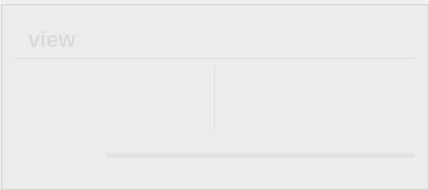
          <widget class="QGroupBox" name="groupBox_201">
           <property name="styleSheet">
            <string notr="true">#groupBox_201{
background-color: rgba(95, 95, 95, 200);
border: 0px solid #42adff;
border-left: 1px solid rgba(200, 200, 200,100);
border-right: 0px solid rgba(29, 83, 185, 255);
border-radius:0px;}</string>
           </property>
           <property name="title">
            <string/>
           </property>
           <layout class="QVBoxLayout" name="verticalLayout_4">
            <item>
             <widget class="QGroupBox" name="groupBox_3">
              <property name="minimumSize">
               <size>
                <width>0</width>
                <height>42</height>
               </size>
              </property>
              <property name="maximumSize">
               <size>
                <width>16777215</width>
                <height>42</height>
               </size>
              </property>
              <property name="styleSheet">
               <string notr="true">#groupBox_3{
border: 0px solid #42adff;
border-bottom: 1px solid rgba(200, 200, 200,100);
border-radius:0px;}</string>
              </property>
              <property name="title">
               <string/>
              </property>
              <layout class="QHBoxLayout" name="horizontalLayout_6">
               <property name="leftMargin">
                <number>11</number>
               </property>
               <property name="topMargin">
                <number>0</number>
               </property>
               <property name="rightMargin">
                <number>11</number>
               </property>
               <property name="bottomMargin">
                <number>0</number>
               </property>
               <item>
                <widget class="QLabel" name="label_6">
                 <property name="minimumSize">
                  <size>
                   <width>0</width>
                   <height>0</height>
                  </size>
                 </property>
                 <property name="maximumSize">
                  <size>
                   <width>16777215</width>
                   <height>40</height>
                  </size>
                 </property>
                 <property name="styleSheet">
                  <string notr="true">QLabel
{
	font-size: 22px;
	font-family: &quot;Microsoft YaHei&quot;;
	font-weight: bold;
 		border-radius:9px;
		background:rgba(66, 195, 255, 0);
color: rgb(218, 218, 218);
}
</string>
                 </property>
                 <property name="text">
                  <string>view</string>
                 </property>
                </widget>
               </item>
               <item>
                <spacer name="horizontalSpacer_14">
                 <property name="orientation">
                  <enum>Qt::Horizontal</enum>
                 </property>
                 <property name="sizeHint" stdset="0">
                  <size>
                   <width>40</width>
                   <height>20</height>
                  </size>
                 </property>
                </spacer>
               </item>
               <item>
                <widget class="QLabel" name="fps_label">
                 <property name="minimumSize">
                  <size>
                   <width>100</width>
                   <height>40</height>
                  </size>
                 </property>
                 <property name="maximumSize">
                  <size>
                   <width>100</width>
                   <height>40</height>
                  </size>
                 </property>
                 <property name="styleSheet">
                  <string notr="true">QLabel
{
	font-size: 20px;
	font-family: &quot;Microsoft YaHei&quot;;
	font-weight: bold;
 		border-radius:9px;
		background:rgba(66, 195, 255, 0);
color: rgb(218, 218, 218);
}
</string>
                 </property>
                 <property name="text">
                  <string/>
                 </property>
                 <property name="alignment">
                  <set>Qt::AlignCenter</set>
                 </property>
                </widget>
               </item>
              </layout>
             </widget>
            </item>
            <item>
             <widget class="QSplitter" name="splitter">
              <property name="enabled">
               <bool>true</bool>
              </property>
              <property name="sizePolicy">
               <sizepolicy hsizetype="Preferred" vsizetype="Preferred">
                <horstretch>0</horstretch>
                <verstretch>1</verstretch>
               </sizepolicy>
              </property>
              <property name="styleSheet">
               <string notr="true">#splitter::handle{background: 1px solid  rgba(200, 200, 200,100);}</string>
              </property>
              <property name="frameShape">
               <enum>QFrame::NoFrame</enum>
              </property>
              <property name="lineWidth">
               <number>10</number>
              </property>
              <property name="orientation">
               <enum>Qt::Horizontal</enum>
              </property>
              <property name="handleWidth">
               <number>1</number>
              </property>
              <widget class="QLabel" name="raw_video">
               <property name="enabled">
                <bool>true</bool>
               </property>
               <property name="sizePolicy">
                <sizepolicy hsizetype="Ignored" vsizetype="Ignored">
                 <horstretch>0</horstretch>
                 <verstretch>1</verstretch>
                </sizepolicy>
               </property>
               <property name="minimumSize">
                <size>
                 <width>200</width>
                 <height>0</height>
                </size>
               </property>
               <property name="maximumSize">
                <size>
                 <width>16777215</width>
                 <height>16777215</height>
                </size>
               </property>
               <property name="font">
                <font>
                 <family>微软雅黑</family>
                 <pointsize>36</pointsize>
                </font>
               </property>
               <property name="cursor">
                <cursorShape>ArrowCursor</cursorShape>
               </property>
               <property name="focusPolicy">
                <enum>Qt::NoFocus</enum>
               </property>
               <property name="styleSheet">
                <string notr="true">color: rgb(218, 218, 218);
</string>
               </property>
               <property name="text">
                <string/>
               </property>
               <property name="scaledContents">
                <bool>false</bool>
               </property>
               <property name="alignment">
                <set>Qt::AlignCenter</set>
               </property>
              </widget>
              <widget class="QLabel" name="out_video">
               <property name="enabled">
                <bool>true</bool>
               </property>
               <property name="sizePolicy">
                <sizepolicy hsizetype="Ignored" vsizetype="Ignored">
                 <horstretch>0</horstretch>
                 <verstretch>0</verstretch>
                </sizepolicy>
               </property>
               <property name="minimumSize">
                <size>
                 <width>200</width>
                 <height>0</height>
                </size>
               </property>
               <property name="font">
                <font>
                 <family>微软雅黑</family>
                 <pointsize>36</pointsize>
                </font>
               </property>
               <property name="cursor">
                <cursorShape>ArrowCursor</cursorShape>
               </property>
               <property name="styleSheet">
                <string notr="true">color: rgb(218, 218, 218);
</string>
               </property>
               <property name="text">
                <string/>
               </property>
               <property name="scaledContents">
                <bool>false</bool>
               </property>
               <property name="alignment">
                <set>Qt::AlignCenter</set>
               </property>
              </widget>
             </widget>
            </item>
            <item>
             <layout class="QHBoxLayout" name="horizontalLayout_12">
              <item>
               <widget class="QPushButton" name="runButton">
                <property name="minimumSize">
                 <size>
                  <width>40</width>
                  <height>40</height>
                 </size>
                </property>
                <property name="styleSheet">
                 <string notr="true">QPushButton {
border-style: solid;
border-width: 0px;
border-radius: 0px;
background-color: rgba(223, 223, 223, 0);
}
QPushButton::focus{outline: none;}
QPushButton::hover {
border-style: solid;
border-width: 0px;
border-radius: 0px;
background-color: rgba(223, 223, 223, 150);}</string>
                </property>
                <property name="text">
                 <string/>
                </property>
                <property name="icon">
                 <iconset>
                  <normaloff>F:/desktop/PyQt5-YOLOv5-yolov5_v6.1/PyQt5-YOLOv5-yolov5_v6.1/icon/暂停.png</normaloff>
                  <normalon>F:/desktop/PyQt5-YOLOv5-yolov5_v6.1/PyQt5-YOLOv5-yolov5_v6.1/icon/运行.png</normalon>F:/desktop/PyQt5-YOLOv5-yolov5_v6.1/PyQt5-YOLOv5-yolov5_v6.1/icon/暂停.png</iconset>
                </property>
                <property name="iconSize">
                 <size>
                  <width>30</width>
                  <height>30</height>
                 </size>
                </property>
                <property name="checkable">
                 <bool>true</bool>
                </property>
               </widget>
              </item>
              <item>
               <widget class="QPushButton" name="stopButton">
                <property name="minimumSize">
                 <size>
                  <width>40</width>
                  <height>40</height>
                 </size>
                </property>
                <property name="styleSheet">
                 <string notr="true">QPushButton {
border-style: solid;
border-width: 0px;
border-radius: 0px;
background-color: rgba(223, 223, 223, 0);
}
QPushButton::focus{outline: none;}
QPushButton::hover {
border-style: solid;
border-width: 0px;
border-radius: 0px;
background-color: rgba(223, 223, 223, 150);}</string>
                </property>
                <property name="text">
                 <string/>
                </property>
                <property name="icon">
                 <iconset>
                  <normaloff>F:/desktop/PyQt5-YOLOv5-yolov5_v6.1/PyQt5-YOLOv5-yolov5_v6.1/icon/终止.png</normaloff>F:/desktop/PyQt5-YOLOv5-yolov5_v6.1/PyQt5-YOLOv5-yolov5_v6.1/icon/终止.png</iconset>
                </property>
                <property name="iconSize">
                 <size>
                  <width>30</width>
                  <height>30</height>
                 </size>
                </property>
               </widget>
              </item>
              <item>
               <widget class="QProgressBar" name="progressBar">
                <property name="maximumSize">
                 <size>
                  <width>16777215</width>
                  <height>5</height>
                 </size>
                </property>
                <property name="styleSheet">
                 <string notr="true">QProgressBar{ color: rgb(255, 255, 255); font:12pt; border-radius:2px; text-align:center; border:none; background-color: rgba(215, 215, 215,100);} 
QProgressBar:chunk{ border-radius:0px; background: rgba(55, 55, 55, 200);}</string>
                </property>
                <property name="maximum">
                 <number>1000</number>
                </property>
                <property name="value">
                 <number>0</number>
                </property>
                <property name="textVisible">
                 <bool>false</bool>
                </property>
               </widget>
              </item>
             </layout>
            </item>
           </layout>
          </widget>
